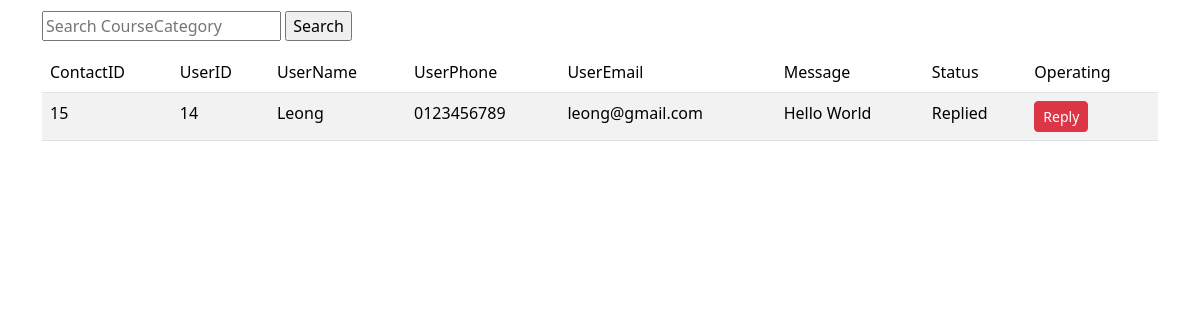
The page /Website/Dashboard/Contact/Contact.php on the database its author committed.
### tables this page shows
CREATE TABLE `contact` (
  `ContactID` int NOT NULL,
  `UserID` int DEFAULT NULL,
  `UserName` varchar(100) DEFAULT NULL,
  `ContactNumber` varchar(100) DEFAULT NULL,
  `Email` varchar(100) DEFAULT NULL,
  `Message` varchar(100) DEFAULT NULL,
  `ReplyStatus` varchar(100) DEFAULT NULL
);

### Website/Dashboard/Contact/Contact.php (the view, shortened to what this page needs)
<!DOCTYPE html>
<html lang="en">
<head>
    <link href="https://cdn.jsdelivr.net/npm/bootstrap@5.3.2/dist/css/bootstrap.min.css" rel="stylesheet"
>
</head>
<body>
    <div class="container">
        <form method="post">
            <div style="width: 100%; justify-content: space-between; margin: 1% 0; display: flex;">
                <div>
                    <input type="text" name="search" id="search" placeholder="Search CourseCategory">
                    <input type="submit" name="searchsub" id="searchsub" value="Search">
                </div>
            </div>
            <table class="table table-striped">
                <thead>
                    <tr>
                        <td>ContactID</td>
                        <td>UserID</td>
                        <td>UserName</td>
                        <td>UserPhone</td>
                        <td>UserEmail</td>
                        <td>Message</td>
                        <td>Status</td>
                        <td>Operating</td>
                    </tr>
                </thead>
                <tbody>
                   <?php
                    include '../../ConnectDB.php';
                    $sql = "SELECT * FROM contact";
                    $result = $conn->query($sql);
                    while ($row = $result->fetch_assoc()) {
                        echo " <tr>
                                    <td>$row[ContactID]</td>
                                    <td>$row[UserID]</td>
                                    <td>$row[UserName]</td>
                                    <td>$row[ContactNumber]</td>
                                    <td>$row[Email]</td>
                                    <td>$row[Message]</td>
                                    <td>$row[ReplyStatus]</td>
                                    <td>
                                        <a href='reply.php?ContactID=$row[ContactID]' class='btn btn-danger btn-sm'>Reply</a>
                                    </td>
                                </tr>";
                    }
                    ?>
                </tbody>
            </table>
        </form>
    </div>
</body>
</html>

### rows shown on the page
contact: ContactID "15", UserID "14", UserName "Leong", ContactNumber "0123456789", Email "leong@gmail.com", Message "Hello World", ReplyStatus "Replied"
